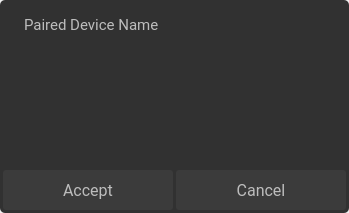
<?xml version="1.0" encoding="UTF-8"?>
<ui version="4.0">
 <class>BluetoothSettingsBasic</class>
 <widget class="QDialog" name="BluetoothSettingsBasic">
  <property name="geometry">
   <rect>
    <x>0</x>
    <y>0</y>
    <width>349</width>
    <height>213</height>
   </rect>
  </property>
  <property name="windowTitle">
   <string>Dialog</string>
  </property>
  <property name="styleSheet">
   <string notr="true"/>
  </property>
  <widget class="QLabel" name="bluetoothDeviceTitle">
   <property name="geometry">
    <rect>
     <x>24</x>
     <y>16</y>
     <width>181</width>
     <height>31</height>
    </rect>
   </property>
   <property name="font">
    <font>
     <family>Roboto</family>
     <pointsize>11</pointsize>
    </font>
   </property>
   <property name="styleSheet">
    <string notr="true">color:#BDBDBD</string>
   </property>
   <property name="text">
    <string>Paired Device Name</string>
   </property>
   <property name="alignment">
    <set>Qt::AlignLeading|Qt::AlignLeft|Qt::AlignTop</set>
   </property>
  </widget>
  <widget class="QPushButton" name="bluetoothDeviceCancel">
   <property name="geometry">
    <rect>
     <x>176</x>
     <y>170</y>
     <width>170</width>
     <height>40</height>
    </rect>
   </property>
   <property name="font">
    <font>
     <family>Roboto</family>
     <pointsize>12</pointsize>
    </font>
   </property>
   <property name="focusPolicy">
    <enum>Qt::NoFocus</enum>
   </property>
   <property name="styleSheet">
    <string notr="true">QPushButton {
background-color:#3B3B3B;
color:#BDBDBD;
border:none;
border-radius:3px;
}
QPushButton:pressed {
background-color:#606060;
color:#BDBDBD;
border:none;
border-radius:3px;
}
</string>
   </property>
   <property name="text">
    <string>Cancel</string>
   </property>
  </widget>
  <widget class="QPushButton" name="bluetoothDeviceAccept">
   <property name="geometry">
    <rect>
     <x>3</x>
     <y>170</y>
     <width>170</width>
     <height>40</height>
    </rect>
   </property>
   <property name="font">
    <font>
     <family>Roboto</family>
     <pointsize>12</pointsize>
    </font>
   </property>
   <property name="focusPolicy">
    <enum>Qt::NoFocus</enum>
   </property>
   <property name="styleSheet">
    <string notr="true">QPushButton {
background-color:#3B3B3B;
color:#BDBDBD;
border:none;
border-radius:3px;
}
QPushButton:pressed {
background-color:#606060;
color:#BDBDBD;
border:none;
border-radius:3px;
}
</string>
   </property>
   <property name="text">
    <string>Accept</string>
   </property>
  </widget>
  <widget class="QFrame" name="frame">
   <property name="geometry">
    <rect>
     <x>0</x>
     <y>0</y>
     <width>349</width>
     <height>213</height>
    </rect>
   </property>
   <property name="styleSheet">
    <string notr="true">background-color: rgb(49, 49, 49);
border: 1px;
border-radius: 5px;</string>
   </property>
   <property name="frameShape">
    <enum>QFrame::StyledPanel</enum>
   </property>
   <property name="frameShadow">
    <enum>QFrame::Raised</enum>
   </property>
   <widget class="QWidget" name="formLayoutWidget">
    <property name="geometry">
     <rect>
      <x>30</x>
      <y>40</y>
      <width>291</width>
      <height>121</height>
     </rect>
    </property>
    <layout class="QFormLayout" name="formLayout">
     <property name="labelAlignment">
      <set>Qt::AlignRight|Qt::AlignTrailing|Qt::AlignVCenter</set>
     </property>
     <property name="formAlignment">
      <set>Qt::AlignRight|Qt::AlignTrailing|Qt::AlignVCenter</set>
     </property>
     <property name="horizontalSpacing">
      <number>90</number>
     </property>
     <property name="verticalSpacing">
      <number>6</number>
     </property>
     <property name="leftMargin">
      <number>20</number>
     </property>
     <property name="topMargin">
      <number>5</number>
     </property>
     <property name="rightMargin">
      <number>5</number>
     </property>
     <property name="bottomMargin">
      <number>5</number>
     </property>
     <item row="1" column="1">
      <widget class="QPushButton" name="deviceIcon2">
       <property name="focusPolicy">
        <enum>Qt::NoFocus</enum>
       </property>
       <property name="text">
        <string/>
       </property>
      </widget>
     </item>
     <item row="2" column="1">
      <widget class="QPushButton" name="deviceIcon3">
       <property name="focusPolicy">
        <enum>Qt::NoFocus</enum>
       </property>
       <property name="text">
        <string/>
       </property>
      </widget>
     </item>
     <item row="3" column="1">
      <widget class="QPushButton" name="deviceIcon4">
       <property name="focusPolicy">
        <enum>Qt::NoFocus</enum>
       </property>
       <property name="text">
        <string/>
       </property>
      </widget>
     </item>
     <item row="4" column="1">
      <widget class="QPushButton" name="deviceIcon5">
       <property name="focusPolicy">
        <enum>Qt::NoFocus</enum>
       </property>
       <property name="text">
        <string/>
       </property>
      </widget>
     </item>
     <item row="0" column="0">
      <widget class="QPushButton" name="deviceText1">
       <property name="focusPolicy">
        <enum>Qt::NoFocus</enum>
       </property>
       <property name="styleSheet">
        <string notr="true">color: rgb(136, 138, 133);</string>
       </property>
       <property name="text">
        <string/>
       </property>
      </widget>
     </item>
     <item row="1" column="0">
      <widget class="QPushButton" name="deviceText2">
       <property name="focusPolicy">
        <enum>Qt::NoFocus</enum>
       </property>
       <property name="styleSheet">
        <string notr="true">color: rgb(136, 138, 133);</string>
       </property>
       <property name="text">
        <string/>
       </property>
      </widget>
     </item>
     <item row="2" column="0">
      <widget class="QPushButton" name="deviceText3">
       <property name="focusPolicy">
        <enum>Qt::NoFocus</enum>
       </property>
       <property name="styleSheet">
        <string notr="true">color: rgb(136, 138, 133);</string>
       </property>
       <property name="text">
        <string/>
       </property>
      </widget>
     </item>
     <item row="3" column="0">
      <widget class="QPushButton" name="deviceText4">
       <property name="focusPolicy">
        <enum>Qt::NoFocus</enum>
       </property>
       <property name="styleSheet">
        <string notr="true">color: rgb(136, 138, 133);</string>
       </property>
       <property name="text">
        <string/>
       </property>
      </widget>
     </item>
     <item row="4" column="0">
      <widget class="QPushButton" name="deviceText5">
       <property name="focusPolicy">
        <enum>Qt::NoFocus</enum>
       </property>
       <property name="styleSheet">
        <string notr="true">color: rgb(136, 138, 133);</string>
       </property>
       <property name="text">
        <string/>
       </property>
      </widget>
     </item>
     <item row="0" column="1">
      <widget class="QPushButton" name="deviceIcon1">
       <property name="focusPolicy">
        <enum>Qt::NoFocus</enum>
       </property>
       <property name="text">
        <string/>
       </property>
      </widget>
     </item>
    </layout>
   </widget>
  </widget>
  <zorder>frame</zorder>
  <zorder>bluetoothDeviceTitle</zorder>
  <zorder>bluetoothDeviceCancel</zorder>
  <zorder>bluetoothDeviceAccept</zorder>
 </widget>
 <resources/>
 <connections/>
</ui>
